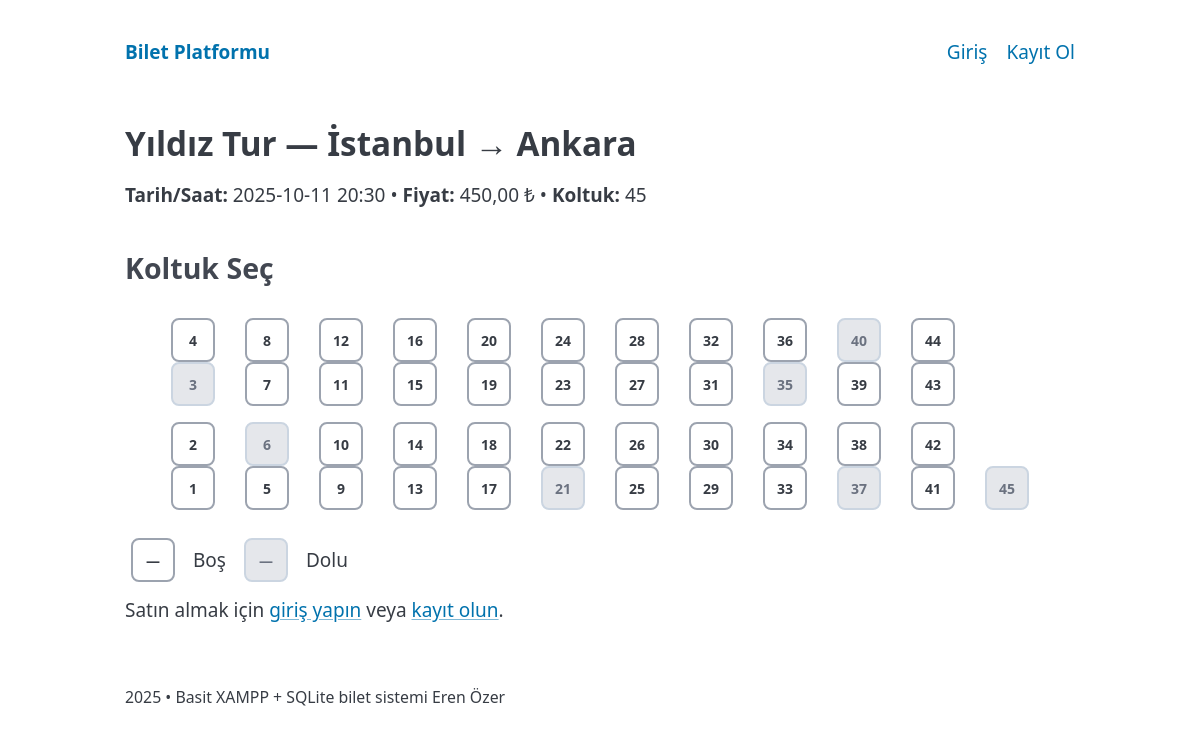
/index.php?r=trip&id=1, run on the app's committed database.
### tables this page shows
CREATE TABLE trips (
        id INTEGER PRIMARY KEY AUTOINCREMENT,
        firm_id INTEGER NOT NULL,
        origin TEXT NOT NULL,
        destination TEXT NOT NULL,
        trip_date TEXT NOT NULL,
        departure_time TEXT NOT NULL,
        price REAL NOT NULL,
        seat_count INTEGER NOT NULL DEFAULT 40,
        created_at TEXT NOT NULL DEFAULT CURRENT_TIMESTAMP,
        FOREIGN KEY(firm_id) REFERENCES firms(id) ON DELETE CASCADE
    );

CREATE TABLE firms (
        id INTEGER PRIMARY KEY AUTOINCREMENT,
        name TEXT NOT NULL UNIQUE,
        created_at TEXT NOT NULL DEFAULT CURRENT_TIMESTAMP
    );

### app/auth.php (called while the page is built, shortened)
<?php
function current_user(): ?array {
  if (!isset($_SESSION['uid'])) return null;
  $pdo = db();
  $s = $pdo->prepare('SELECT * FROM users WHERE id=?');
  $s->execute([$_SESSION['uid']]);
  $u = $s->fetch(PDO::FETCH_ASSOC);
  return $u ?: null;
}
?>

### views/trips/detail.php (the view, shortened to what this page needs)
<?php if (!empty($not_found)): ?>
<mark>Sefer bulunamadı.</mark>
<?php else: ?>
<h2><?= e($trip['firm_name']) ?> — <?= e($trip['origin']) ?> → <?= e($trip['destination']) ?></h2>
<p>
  <strong>Tarih/Saat:</strong> <?= e($trip['trip_date']) ?> <?= e($trip['departure_time']) ?>
  • <strong>Fiyat:</strong> <span id="priceTop"><?= e(money_fmt($trip['price'])) ?></span>
  • <strong>Koltuk:</strong> <?= (int)$trip['seat_count'] ?>
</p>
<h3>Koltuk Seç</h3>
<?php
  $u = current_user();
  $canBuy = ($u && $u['role'] === 'user');
  $readonly = !$canBuy;
?>
<div class="seat-map">
  <?php
    $seatCount = (int)$trip['seat_count'];
    $colsFull  = intdiv($seatCount, 4);
    $rem       = $seatCount - ($colsFull * 4);
    $taken     = $takenSeats ?? [];
    function seat_cell_out(int $n, array $taken, bool $readonly): void {
      $isTaken = in_array($n, $taken, true);
      if ($readonly) {
        $cls = 'seat' . ($isTaken ? ' taken' : '');
        echo '<div class="'.$cls.'"><span>'.$n.'</span></div>';
      } else {
        $cls = 'seat' . ($isTaken ? ' taken' : '');
        $dis = $isTaken ? ' disabled' : '';
        echo '<label class="'.$cls.'"><input type="radio" name="seat_no" value="'.$n.'"'.$dis.'><span>'.$n.'</span></label>';
      }
    }
  ?>
  <div class="seat-grid">
    <?php for ($c=0; $c<$colsFull; $c++): $b=$c*4; ?>
      <div class="seat-col">
        <?php seat_cell_out($b+4, $taken, $readonly); ?>
        <div class="aisle-h"></div>
      </div>
    <?php endfor; ?>
    <?php if ($rem>0): $b=$colsFull*4; ?>
      <div class="seat-col">
        <?php if ($rem===4) { seat_cell_out($b+4, $taken, $readonly); } else { echo '<div class="seat ghost"></div>'; } ?>
        <?php if ($rem>=3)  { seat_cell_out($b+3, $taken, $readonly); } else { echo '<div class="seat ghost"></div>'; } ?>
        <div class="aisle-h"></div>
        <?php if ($rem>=2)  { seat_cell_out($b+2, $taken, $readonly); } else { echo '<div class="seat ghost"></div>'; } ?>
        <?php if ($rem>=1)  { seat_cell_out($b+1, $taken, $readonly); } else { echo '<div class="seat ghost"></div>'; } ?>
      </div>
    <?php endif; ?>
  </div>
</div>
<?php if (!$canBuy): ?>
  <div style="display:flex;gap:12px;align-items:center;margin:8px 0">
    <div class="seat"><span>—</span></div><span>Boş</span>
    <div class="seat taken"><span>—</span></div><span>Dolu</span>
  </div>
  <p>Satın almak için <a href="index.php?r=login">giriş yapın</a> veya <a href="index.php?r=register">kayıt olun</a>.</p>
<?php endif; ?>
<?php endif; ?>

### views/layout/header.php (style rules this page uses)
:root { --seat:44px;--gap:10px;--aisle:16px }
.seat { box-sizing:border-box;position:relative;display:grid;place-items:center;width:var(--seat);height:var(--seat);aspect-ratio:1/1;border:2px solid #9ca3af;border-radius:8px;margin:6px;cursor:pointer;user-select:none;transition:border-color .15s }
.seat span { display:grid;place-items:center;width:100%;height:100%;border-radius:6px;font-size:14px;font-weight:600;font-variant-numeric:tabular-nums;transition:background .15s,color .15s }
.taken { background:#e5e7eb;color:#6b7280;border-color:#cbd5e1;cursor:not-allowed }
.taken span { background:transparent }
.seat-map { padding:8px 0;margin:8px 0 }
.seat-grid { display:grid;grid-auto-flow:column;grid-auto-columns:max-content;column-gap:18px;justify-content:center }
.seat-col { display:grid;grid-template-rows:var(--seat) var(--seat) var(--aisle) var(--seat) var(--seat);align-items:center }
.aisle-h { height:var(--aisle) }
.ghost { border-color:transparent;background:transparent;pointer-events:none }

### data on the page
trips: firm.name "Yıldız Tur", origin "İstanbul", destination "Ankara", trip_date "2025-10-11", departure_time "20:30", price "450,00 ₺", seat_count "45", seat_count "11"

### other printed values
$n "4 3 2 1"
$n "8 7 6 5"
$n "12 10 9"
$n "16 15 14 13"
$n "20 19 18 17"
$n "24 23 22 21"
$n "28 27 26 25"
$n "32 31 30 29"
$n "36 35 34 33"
$n "40 39 38 37"
$n "44 43 42 41"
$n "45"
